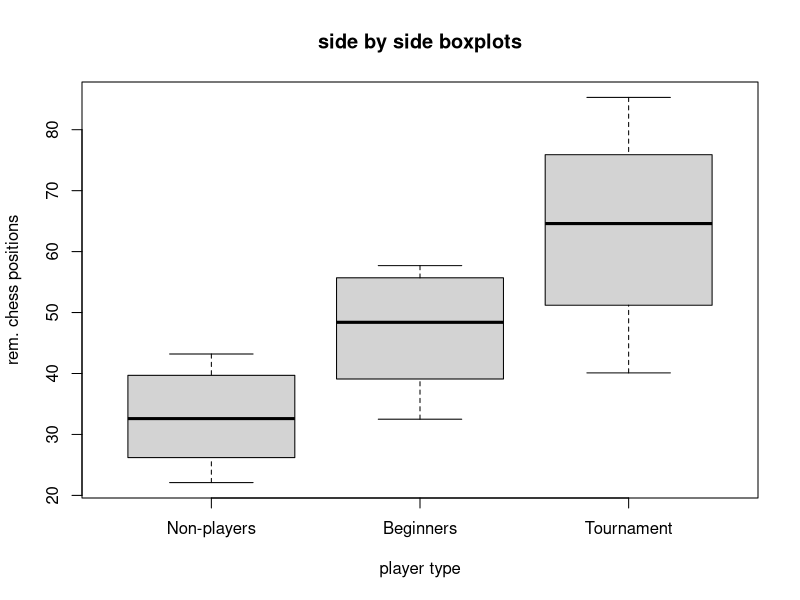
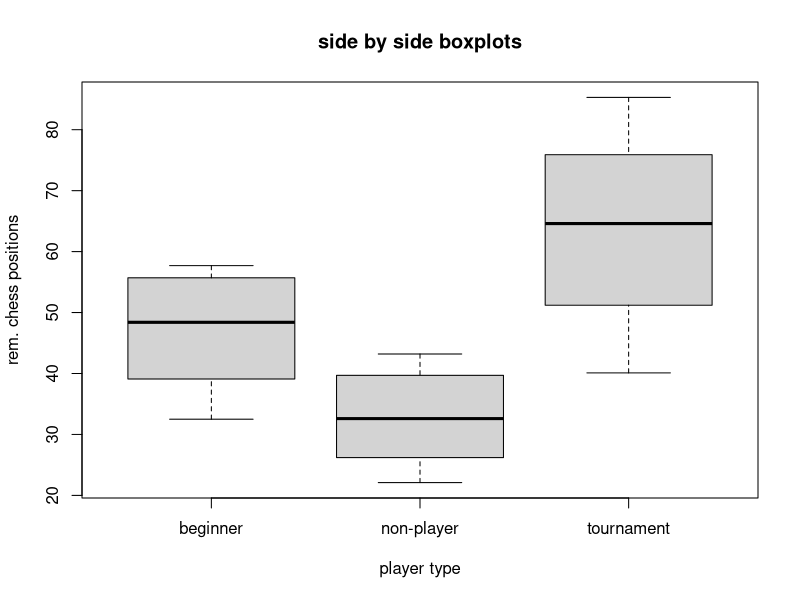

R code for these plots, in order:
#####################################################
# Descriptive Statistics: Chess Players
#
# File: des_stat_chess.R
#
###################################################### 
# An experiment compared the ability of three groups of
# participants to remember briefly-presented chess 
# positions. The data are shown below. The numbers 
# represent the number of pieces correctly remembered 
# from three chess positions. 
# Compare the performance for each group by computing 
# mean, median, min, max, quartils, interquartil range, 
# variance. Create side-by-side box plots for these 
# three groups. What can you say about the differences
# between these groups from the box plots?

#########################################################
# old fashion solution
#########################################################
data <- matrix(c(
  22.1,32.5,40.1,
  22.3,37.1,45.6,
  26.2,39.1,51.2,
  29.6,40.5,56.4,
  31.7,45.5,58.1,
  33.5,51.3,71.1,
  38.9,52.6,74.9,
  39.7,55.7,75.9,
  43.2,55.9,80.3,
  43.2,57.7,85.3), nrow=10, ncol=3, byrow=TRUE)
colnames(data) <- c("Non-players","Beginners","Tournament")

char_numbers <- rbind(
  apply(data,2,min),
  apply(data,2,max),
  c(quantile(data[,1],probs=c(0.25),type=1),
    quantile(data[,2],probs=c(0.25),type=1),
    quantile(data[,3],probs=c(0.25),type=1)),
  c(quantile(data[,1],probs=c(0.5),type=1),
    quantile(data[,2],probs=c(0.5),type=1),
    quantile(data[,3],probs=c(0.5),type=1)),
  c(quantile(data[,1],probs=c(0.75),type=1),
    quantile(data[,2],probs=c(0.75),type=1),
    quantile(data[,3],probs=c(0.75),type=1)),
  apply(data,2,mean),
  apply(data,2,var))
char_numbers <- rbind(char_numbers, char_numbers[5,] - char_numbers[3,])
rownames(char_numbers) <-c("min","max","q1","q2","q3","mean","variance",
                           "interquartil range")
char_numbers

# Boxplots
boxplot(data[,1],data[,2],data[,3], names=colnames(data),
        main = "side by side boxplots",
        xlab = "player type", ylab = "rem. chess positions")

#########################################################
# Solution with tibbles
#########################################################
library(tidyverse)
data <- tibble(
    type = c(rep("non-player",10), rep("beginner",10),rep("tournament",10)),
    res = c(22.1,22.3,26.2,29.6,31.7,33.5,38.9,39.7,43.2,43.2,
            32.5,37.1,39.1,40.5,45.5,51.3,52.6,55.7,55.9,57.7,
            40.1,45.6,51.2,56.4,58.1,71.1,74.9,75.9,80.3,85.3))
measures <- data %>%
  group_by(type) %>%
  summarise(Min = min(res),Mx=max(res),
            q1=quantile(res,0.25,type=1),q2=quantile(res,0.5,type=1),
            q3=quantile(res,0.75,type=1),
            Mean=mean(res),variance=var(res),
            interquartile_range=q3-q1)

measures

# Boxplots
boxplot(data$res~data$type, data, 
        main = "side by side boxplots",
        xlab = "player type", ylab = "rem. chess positions")

# eps-file
dev.copy2eps(file="../pictures/chess_bp.eps")
